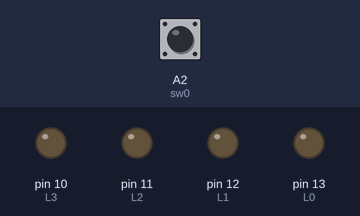
Bench run of a sketch on a simulated Arduino Uno, built with avr-gcc and run on an emulated ATmega328P. Shown: output pins drawn as LEDs (lit = HIGH). Inputs (shaded band) come from the test bench; at power-on: A2 (sw0) LOW.

Above: at 1.2 s.
1.3 s: A2 (sw0) pulled HIGH for 0.15 s
At 1.37 s:
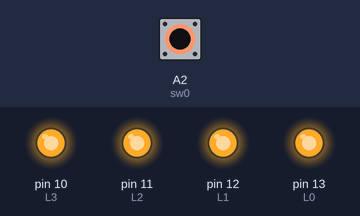
2.9 s: A2 (sw0) pulled HIGH for 3.2 s
At 7.0 s:
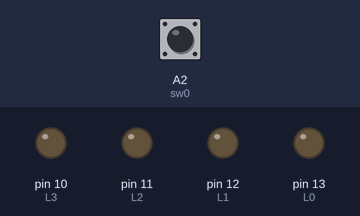
Timing chart, 0 to 8.5 s (numbered marks = the images above; inputs shaded):
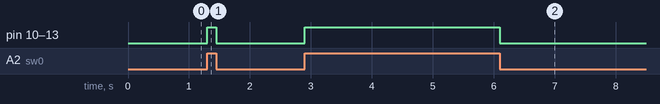

The sketch:

sketch_sep19a.ino
```cpp
int L0=13;
int L1=12;
int L2=11;
int L3=10;

int sw0=A2;

void setup()
{
  pinMode(sw0,INPUT);
  pinMode(L0,OUTPUT);
  pinMode(L1,OUTPUT);
  pinMode(L2,OUTPUT);
  pinMode(L3,OUTPUT);
}


void loop()
{ int var=digitalRead(sw0);

  if (var==HIGH)
  {
  digitalWrite(L0,HIGH);
  digitalWrite(L1,HIGH);
  digitalWrite(L2,HIGH);
  digitalWrite(L3,HIGH);
  }
  else
 {
  digitalWrite(L0,LOW);
  digitalWrite(L1,LOW);
  digitalWrite(L2,LOW);
  digitalWrite(L3,LOW);
 }
}
```

Measured:
- after the input at 1.3 s, pin 10 (L3), pin 11 (L2), pin 12 (L1), pin 13 (L0): LOW → HIGH at once, → LOW 0.15 s later
- after the input at 2.9 s, pin 10 (L3), pin 11 (L2), pin 12 (L1), pin 13 (L0): LOW → HIGH at once, → LOW 3.2 s later
